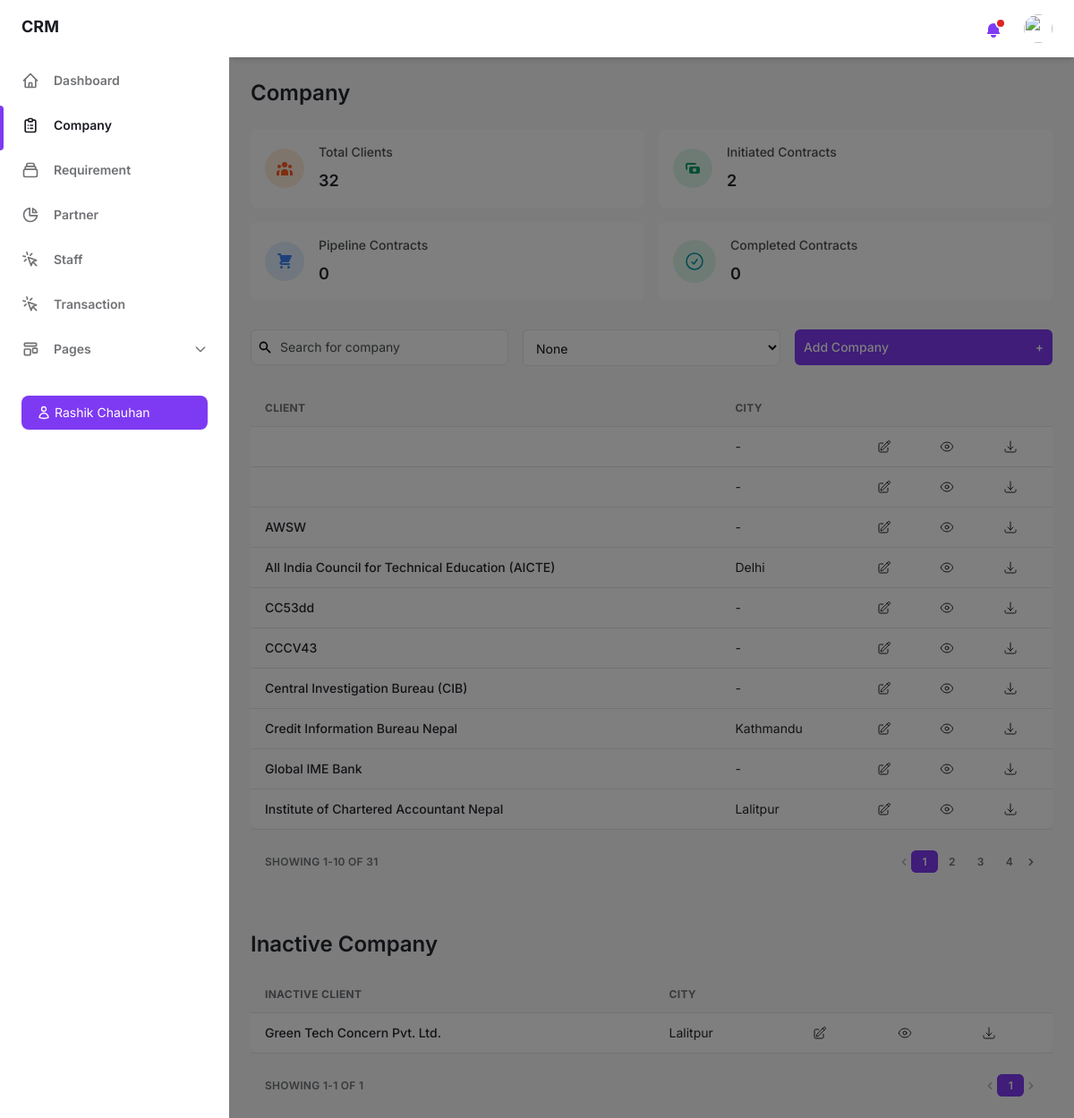
/company/ (signed in), run on an earlier commit of the app's database.
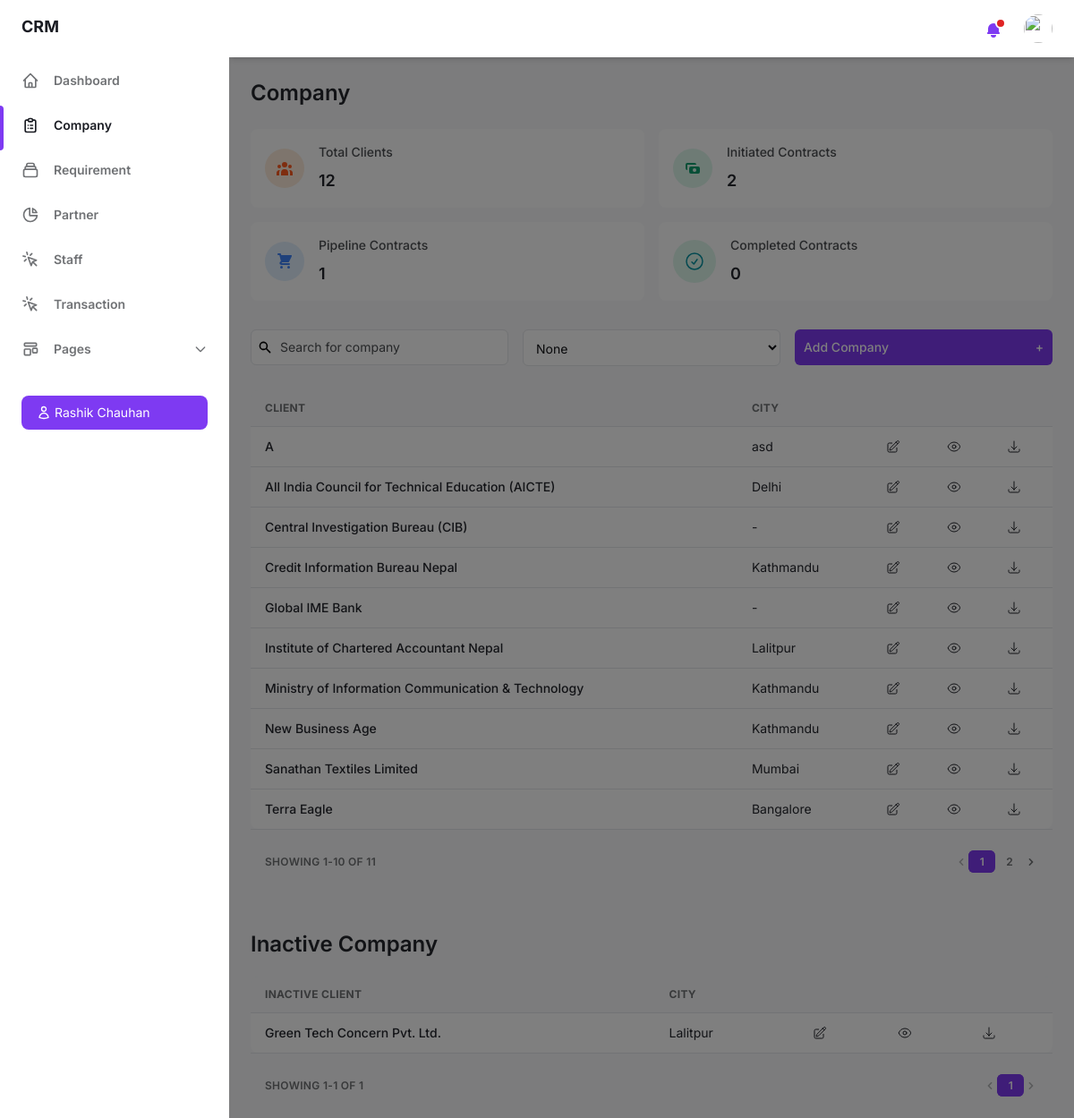
And on a later commit of the database.
### crm_app/models.py (models this page shows, shortened)
class Company(models.Model):
    company_name = models.CharField(max_length=100, unique=True)
    sector = models.ForeignKey(Sector, on_delete=models.SET_NULL, null=True, blank=True, related_name='sector_companies')
    address = models.CharField(max_length=100, null=True, blank=True)
    city = models.CharField(max_length=100, null=True, blank=True)
    state = models.CharField(max_length=100, null=True, blank=True)
    country = models.CharField(max_length=100, null=True, blank=True)
    via = models.CharField(max_length=100, null=True, blank=True)
    referral_name = models.CharField(max_length=100, null=True, blank=True)
    partner_name = models.ForeignKey(Partner, on_delete=models.SET_NULL, null=True, blank=True, related_name='partner_companies')
    website = models.CharField(max_length=255, null=True, blank=True)
    created_by = models.CharField(max_length=100, null=True, blank=True)
    status = models.BooleanField(default=True)
    class Meta:
        verbose_name_plural = "companies"

### crm_app/views.py (the view)
# urls.py: path('company/', views.company, name='company'),
def company(request):
    if 'staff_id' not in request.session:
        return redirect('login')
    staff_id = request.session.get('staff_id')
    user = Staff.objects.get(id=staff_id)
    companies = Company.objects.order_by('company_name')
    contacts = Contact.objects.select_related('company').all()
    sectors = Sector.objects.values('id', 'sector_name').order_by('sector_name')
    services = Service.objects.values('id', 'service_name').distinct().order_by('service_name')
    brands = Brand.objects.values('id', 'brand_name').distinct().order_by('brand_name')
    products = Product.objects.values('id', 'product_name').distinct().order_by('product_name')
    partners = Partner.objects.values('id', 'partner_name').order_by('partner_name')
    cities = Company.objects.values_list('city', flat=True).distinct().order_by('city')
    staffs = Staff.objects.all()
    active_companies = Company.objects.filter(status=True).order_by('company_name')
    inactive_companies = Company.objects.filter(status=False).order_by('company_name')
    company_count = Company.objects.count()
    initiated_count = Requirement.objects.filter(status="Initiated").count()
    pipeline_count = Requirement.objects.filter(status="Pipeline").count()
    completed_count = Requirement.objects.filter(status="Completed").count()
    city_filter = request.GET.get('city', None)
    status_filter = request.GET.get('status', 'active')
    if city_filter:
        active_companies = active_companies.filter(city=city_filter)
        inactive_companies = inactive_companies.filter(city=city_filter)
    if status_filter:
        status_value = status_filter.lower() == 'active'
        if status_value:
            active_companies = active_companies.filter(status=True)
        else:
            inactive_companies = inactive_companies.filter(status=False)
    paginator_active = Paginator(active_companies, 10)
    page_active = request.GET.get('page_active')
    try:
        active_companies_page = paginator_active.page(page_active)
    except PageNotAnInteger:
        active_companies_page = paginator_active.page(1)
    except EmptyPage:
        active_companies_page = paginator_active.page(paginator_active.num_pages)
    paginator_inactive = Paginator(inactive_companies, 10)
    page_inactive = request.GET.get('page_inactive')
    try:
        inactive_companies_page = paginator_inactive.page(page_inactive)
    except PageNotAnInteger:
        inactive_companies_page = paginator_inactive.page(1)
    except EmptyPage:
        inactive_companies_page = paginator_inactive.page(paginator_inactive.num_pages)
    context = {'companies': companies, 'contacts': contacts, 'sectors': sectors, 'services': services, 'brands': brands, 'products': products, 'partners': partners, 'cities': cities, 'staffs': staffs, 'company_count': company_count,
                'initiated_count': initiated_count, 'pipeline_count': pipeline_count, 'completed_count': completed_count, 'active_companies': active_companies_page, 'inactive_companies': inactive_companies_page,
                'paginator_active': paginator_active, 'paginator_inactive': paginator_inactive, 'page_active': page_active, 'page_inactive': page_inactive, 'user': user}
    return render(request, 'company.html', context)

### templates/company.html (shortened to what the changed rows need)
{% load static %}
<!DOCTYPE html>
<html :class="{ 'theme-dark': dark }" x-data="data()" lang="en">
<head>
    <link rel="stylesheet" href="{% static 'css/tailwind.output.css' %}"/>
</head>
<body>
    <div class="flex bg-gray-50 dark:bg-gray-900" :class="{ 'overflow-hidden': isSideMenuOpen }">
        <div class="flex flex-col flex-1 w-full">
            <main class="h-full overflow-y-auto" id="main-company-content">
                <div class="container px-6 mx-auto grid">
                    <h2 class="my-6 text-2xl font-semibold text-gray-700 dark:text-gray-200">Company</h2>
                    <div class="grid gap-4 mb-8 md:grid-cols-2 xl:grid-cols-4">
                        <div class="flex items-center p-4 bg-white rounded-lg shadow-xs dark:bg-gray-800">
                            <div>
                                <p class="mb-2 text-sm font-medium text-gray-600 dark:text-gray-400">Total Clients</p>
                                <p class="text-lg font-semibold text-gray-700 dark:text-gray-200">{{ company_count }}</p>
                            </div>
                        </div>
                        <div class="flex items-center p-4 bg-white rounded-lg shadow-xs dark:bg-gray-800">
                            <div>
                                <p class="mb-2 text-sm font-medium text-gray-600 dark:text-gray-400">Pipeline Contracts</p>
                                <p class="text-lg font-semibold text-gray-700 dark:text-gray-200">{{ pipeline_count }}</p>
                            </div>
                        </div>
                    </div>
                    <div class="w-full overflow-hidden rounded-lg shadow-xs" id="company-name-table">
                        <div class="w-full overflow-x-auto">
                            <table class="w-full whitespace-no-wrap">
                                <thead>
                                    <tr class="text-xs font-semibold tracking-wide text-left text-gray-500 uppercase border-b dark:border-gray-700 bg-gray-50 dark:text-gray-400 dark:bg-gray-800">
                                        <th class="px-4 py-3">Client</th>
                                        <th class="px-4 py-3">City</th>
                                        <th class="px-4 py-3"></th>
                                        <th class="px-4 py-3"></th>
                                        <th class="px-4 py-3"></th>
                                    </tr>
                                </thead>
                                <tbody class="bg-white divide-y dark:divide-gray-700 dark:bg-gray-800">
                                    {% for company in active_companies %}
                                    <tr class="text-gray-700 dark:text-gray-400">
                                        <td class="px-4 py-3">
                                            <p class="font-medium text-sm">{{ company.company_name }}</p>
                                        </td>
                                        <td class="px-4 py-3 text-sm">{{ company.city|default:"-" }}</td>
                                        <td class="px-4 py-3 text-sm">
                                            <a href="{% url 'companyeditform' company.id %}">
                                            </a>
                                        </td>
                                        <td class="px-4 py-3 text-sm">
                                            <a href="{% url 'companydetails' company.id %}">
                                            </a>
                                        </td>
                                        <td class="px-4 py-3 text-sm">
                                            <a href="{% url 'export_excel' company.id %}">
                                                <svg xmlns="http://www.w3.org/2000/svg" fill="none" viewBox="0 0 24 24" stroke-width="1.5" stroke="currentColor" class="size-4">
                                                    <path stroke-linecap="round" stroke-linejoin="round" d="M3 16.5v2.25A2.25 2.25 0 0 0 5.25 21h13.5A2.25 2.25 0 0 0 21 18.75V16.5M16.5 12 12 16.5m0 0L7.5 12m4.5 4.5V3" />
                                                </svg>
                                            </a>
                                        </td>
                                    </tr>
                                    {% empty %}
                                    <tr>
                                        <td colspan="5" class="font-medium text-sm text-center dark:text-gray-400">No companies found.</td>
                                    </tr>
                                    {% endfor %}
                                </tbody>
                            </table>
                        </div>
                    </div>
                    <div class="grid px-4 py-3 text-xs font-semibold tracking-wide text-gray-500 uppercase border-t dark:border-gray-700 bg-gray-50 sm:grid-cols-9 dark:text-gray-400 dark:bg-gray-800">
                        <span class="flex items-center col-span-3">Showing {{ active_companies.start_index }}-{{ active_companies.end_index }} of {{ paginator_active.count }}</span>
                        <span class="col-span-2"></span>
                        <span class="flex col-span-4 mt-2 sm:mt-auto sm:justify-end">
                            <nav aria-label="Table navigation">
                                <ul class="inline-flex items-center">
                                    {% for num in paginator_active.page_range %}
                                        {% if active_companies.number == num %}
                                        <li>
                                            <span class="px-3 py-1 text-white transition-colors duration-150 bg-purple-600 border border-r-0 border-purple-600 rounded-md focus:outline-none">{{ num }}</span>
                                        </li>
                                        {% else %}
                                        <li>
                                            <a href="?page_active={{ num }}&page_inactive={{ page_inactive }}" class="px-3 py-1 rounded-md focus:outline-none">{{ num }}</a>
                                        </li>
                                        {% endif %}
                                    {% endfor %}
                                </ul>
                            </nav>
                        </span>
                    </div>
                    <h2 class="mt-10 mb-5 text-2xl font-semibold text-gray-700 dark:text-gray-200">Inactive Company</h2>
                    <div class="w-full overflow-hidden rounded-lg shadow-xs">
                        <div class="w-full overflow-x-auto">
                            <table class="w-full whitespace-no-wrap">
                                <thead>
                                    <tr class="text-xs font-semibold tracking-wide text-left text-gray-500 uppercase border-b dark:border-gray-700 bg-gray-50 dark:text-gray-400 dark:bg-gray-800">
                                        <th class="px-4 py-3">Inactive Client</th>
                                        <th class="px-4 py-3">City</th>
                                        <th class="px-4 py-3"></th>
                                        <th class="px-4 py-3"></th>
                                        <th class="px-4 py-3"></th>
                                    </tr>
                                </thead>
                                <tbody class="bg-white divide-y dark:divide-gray-700 dark:bg-gray-800">
                                    {% for company in inactive_companies %}
                                    <tr class="text-gray-700 dark:text-gray-400">
                                        <td class="px-4 py-3">
                                            <p class="font-medium text-sm">{{ company.company_name }}</p>
                                        </td>
                                        <td class="px-4 py-3 text-sm">{{ company.city|default:"-" }}</td>
                                        <td class="px-4 py-3 text-sm">
                                        </td>
                                        <td class="px-4 py-3 text-sm">
                                        </td>
                                        <td class="px-4 py-3 text-sm">
                                            <svg xmlns="http://www.w3.org/2000/svg" fill="none" viewBox="0 0 24 24" stroke-width="1.5" stroke="currentColor" class="size-4">
                                                <path stroke-linecap="round" stroke-linejoin="round" d="M3 16.5v2.25A2.25 2.25 0 0 0 5.25 21h13.5A2.25 2.25 0 0 0 21 18.75V16.5M16.5 12 12 16.5m0 0L7.5 12m4.5 4.5V3" />
                                            </svg>
                                        </td>
                                    </tr>
                                    {% empty %}
                                    <tr>
                                        <td colspan="5" class="font-medium text-sm text-center">No companies found.</td>
                                    </tr>
                                    {% endfor %}
                                </tbody>
                            </table>
                        </div>
                    </div>
                    <div class="grid px-4 py-3 text-xs font-semibold tracking-wide text-gray-500 uppercase border-t dark:border-gray-700 bg-gray-50 sm:grid-cols-9 dark:text-gray-400 dark:bg-gray-800">
                        <span class="flex col-span-4 mt-2 sm:mt-auto sm:justify-end">
                            <nav aria-label="Table navigation">
                                <ul class="inline-flex items-center">
                                    {% for num in paginator_inactive.page_range %}
                                        {% if inactive_companies.number == num %}
                                        <li>
                                            <span class="px-3 py-1 text-white transition-colors duration-150 bg-purple-600 border border-r-0 border-purple-600 rounded-md focus:outline-none">{{ num }}</span>
                                        </li>
                                        {% else %}
                                        <li>
                                            <a href="?page_active={{ page_active }}&page_inactive={{ num }}" class="px-3 py-1 rounded-md focus:outline-none">{{ num }}</a>
                                        </li>
                                        {% endif %}
                                    {% endfor %}
                                </ul>
                            </nav>
                        </span>
                    </div>
                </div>
            </main>
        </div>
    </div>
</body>
</html>

What changed in the data, as far as the page shows it:
removed Company: city "-", shown under "Company"
removed Company: city "-", shown under "Company"
removed Company: company_name "AWSW", city "-", shown under "Company"
removed Company: company_name "CC53dd", city "-", shown under "Company"
removed Company: company_name "CCCV43", city "-", shown under "Company"
added Company: company_name "A", city "asd", shown under "Company"
now on this page (row unchanged): Company: company_name "Ministry of Information Communication & Technology", city "Kathmandu", shown under "Company"
now on this page (row edited): Company: company_name "New Business Age", city "Kathmandu", shown under "Company"
now on this page (row unchanged): Company: company_name "Sanathan Textiles Limited", city "Mumbai", shown under "Company"
now on this page (row unchanged): Company: company_name "Terra Eagle", city "Bangalore", shown under "Company"
Also different on the page:
{{ company_count }}: "32" → "12"
{{ pipeline_count }}: "0" → "1"
{{ paginator_active.count }}: "31" → "11"
list line gone: "3"
list line gone: "4"
